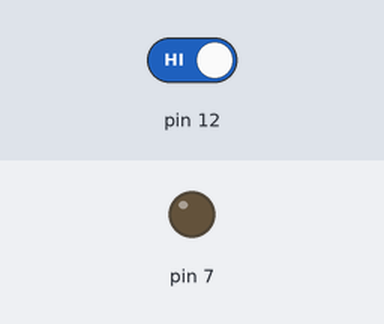
This sketch was run on a simulated Arduino Uno, built with avr-gcc and run on an emulated ATmega328P. Parts: output pins drawn as LEDs (lit = HIGH). The test bench sets the inputs (shaded band); at power-on: pin 12 HIGH.

Above: at 1.2 s.
1.3 s: pin 12 driven LOW
At 1.7 s:
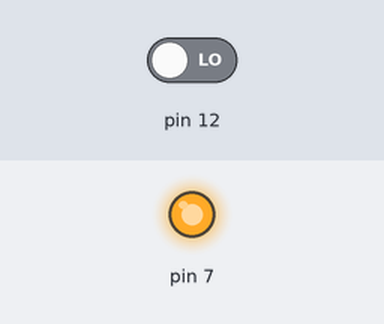
2.8 s: pin 12 driven HIGH
At 4.0 s:
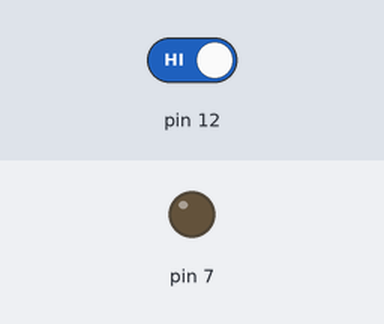
Timing chart, 0 to 5.8 s (numbered marks = the images above; inputs shaded):
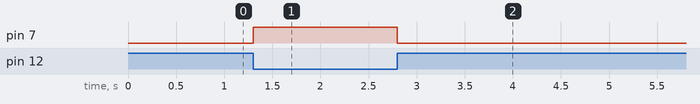

The sketch:

Flotteur_niveau_eau.ino
```cpp
/*
Lorsqu'on appui sur le bouton (broche 12), la DEL «L» (broche 13) de la carte s'illumine.
*/

int etatInterrupteur;

void setup() {
        // Configuration de la broche 12 en tant qu'entree numerique.
        pinMode(12,INPUT);

        // Configuration de la broche 13 en tant que sortie numerique
        pinMode(7,OUTPUT);
}

void loop() {

        // Lire l'etat de la broche 12.
        etatInterrupteur = digitalRead(12);

        // Changer l'etat de la broche 13 selon
        // l'etat de l'interrupteur
        if ( etatInterrupteur == LOW ) {
                digitalWrite(7,HIGH);
        } else if ( etatInterrupteur == HIGH ) {
                digitalWrite(7,LOW);
        }

}
```

Measured:
- after the input at 1.3 s, pin 7: LOW → HIGH at once
- after the input at 2.8 s, pin 7: HIGH → LOW at once
